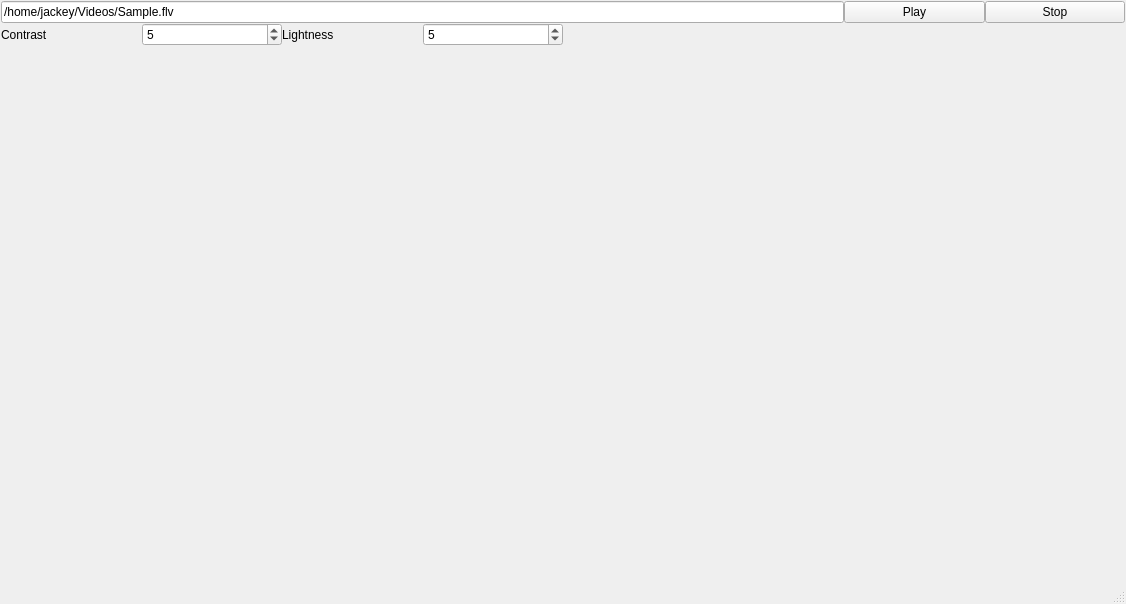
<?xml version="1.0" encoding="UTF-8"?>
<ui version="4.0">
 <class>MainWindow</class>
 <widget class="QMainWindow" name="MainWindow">
  <property name="geometry">
   <rect>
    <x>0</x>
    <y>0</y>
    <width>1126</width>
    <height>604</height>
   </rect>
  </property>
  <property name="windowTitle">
   <string>MainWindow</string>
  </property>
  <widget class="QWidget" name="centralwidget">
   <layout class="QGridLayout" name="layoutGWidget">
    <property name="leftMargin">
     <number>1</number>
    </property>
    <property name="topMargin">
     <number>1</number>
    </property>
    <property name="rightMargin">
     <number>1</number>
    </property>
    <property name="bottomMargin">
     <number>1</number>
    </property>
    <property name="spacing">
     <number>0</number>
    </property>
    <item row="1" column="0">
     <widget class="QLabel" name="labelContrast">
      <property name="text">
       <string>Contrast</string>
      </property>
     </widget>
    </item>
    <item row="2" column="0" colspan="8">
     <widget class="FFmpegWidget" name="wgtPlayer" native="true"/>
    </item>
    <item row="0" column="7">
     <widget class="QPushButton" name="btnStop">
      <property name="text">
       <string>Stop</string>
      </property>
     </widget>
    </item>
    <item row="0" column="6">
     <widget class="QPushButton" name="btnPlay">
      <property name="text">
       <string>Play</string>
      </property>
     </widget>
    </item>
    <item row="0" column="0" colspan="6">
     <widget class="QLineEdit" name="lineUrl">
      <property name="text">
       <string>/home/jackey/Videos/Sample.flv</string>
      </property>
     </widget>
    </item>
    <item row="1" column="1">
     <widget class="QSpinBox" name="spinBoxContrast">
      <property name="maximum">
       <number>10</number>
      </property>
      <property name="value">
       <number>5</number>
      </property>
     </widget>
    </item>
    <item row="1" column="2">
     <widget class="QLabel" name="labelLightness">
      <property name="text">
       <string>Lightness</string>
      </property>
     </widget>
    </item>
    <item row="1" column="3">
     <widget class="QSpinBox" name="spinBoxLightness">
      <property name="maximum">
       <number>10</number>
      </property>
      <property name="value">
       <number>5</number>
      </property>
     </widget>
    </item>
    <item row="1" column="4" colspan="4">
     <spacer name="horizontalSpacer">
      <property name="orientation">
       <enum>Qt::Horizontal</enum>
      </property>
      <property name="sizeHint" stdset="0">
       <size>
        <width>40</width>
        <height>20</height>
       </size>
      </property>
     </spacer>
    </item>
   </layout>
  </widget>
  <widget class="QStatusBar" name="statusbar"/>
 </widget>
 <customwidgets>
  <customwidget>
   <class>FFmpegWidget</class>
   <extends>QWidget</extends>
   <header>ffmpegwidget.h</header>
   <container>1</container>
  </customwidget>
 </customwidgets>
 <resources/>
 <connections/>
</ui>
